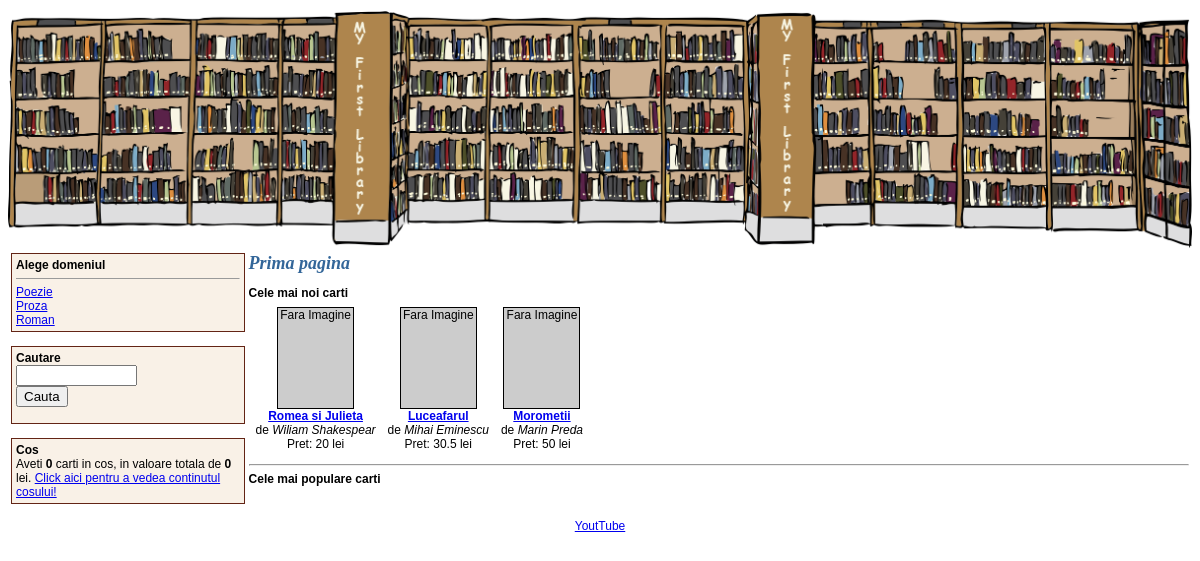
The page / on the database its author committed.
### tables this page shows
CREATE TABLE domenii (
  `id_domeniu`   INT  NOT NULL AUTO_INCREMENT PRIMARY KEY UNIQUE,
  `nume_domeniu` TEXT NOT NULL
);

CREATE TABLE carti (
  `id_carte`   INT    NOT NULL AUTO_INCREMENT PRIMARY KEY UNIQUE,
  `id_autor`   INT    NOT NULL,
  `id_domeniu` INT    NOT NULL,
  `titlu`      TEXT   NOT NULL,
  `descriere`  TEXT   NOT NULL,
  `data`       DATE   NOT NULL,
  `pret`       DOUBLE NOT NULL
);

CREATE TABLE autori (
  `id_autor`   INT  NOT NULL AUTO_INCREMENT PRIMARY KEY UNIQUE,
  `nume_autor` TEXT NOT NULL
);

### index.php (the view, shortened to what this page needs)
<?php
    include("connect_db.php");
    include("page_top.php");
    include("menu.php");
?>
<td valign="top">
    <h1>Prima pagina</h1>
    <b>Cele mai noi carti</b>
    <table cellpadding="5">
        <tr>
            <?php
                $sql     = "SELECT carti.id_carte, autori.id_autor, data, titlu, nume_autor, pret FROM carti, autori WHERE carti.id_autor=autori.id_autor ORDER BY data DESC LIMIT 0,3";
                $resursa = mysqli_query($db, $sql);
                while ($row = mysqli_fetch_array($resursa))
                {
                    print '<td align="center">';
                    $adresaImagine = "coperte" . $row['id_carte'] . ".jpg";
                    if (file_exists($adresaImagine))
                    {
                        print '<img src="' . $adresaImagine . '" width="75" height="100"><br>';
                    }
                    else
                    {
                        print '<div style="width: 75px; height: 100px; border: 1px black solid; background-color: #cccccc">Fara Imagine</div>';
                    }
                    print '<b><a href="carte.php?id_carte=' . $row['id_carte'] . '">' . $row['titlu'] . '</a></b><br> de <i>' . $row['nume_autor'] . '</i><br>Pret: ' . $row['pret'] . ' lei</td>';
                }
            ?>
        </tr>
    </table>
    <hr>
    <b>Cele mai populare carti</b>
</td>
</tr>
</table>
<?php
    include("page_bottom.php");
?>

### page_top.php (shortened to what this page needs)
<html>
<head>
</head>
<body bgcolor="#ffffff">
<img src="logo.png" width="100%">
<table width="100%">
    <tr>

### menu.php (shortened to what this page needs)
<td valign="top" width="20%">
    <div style="width: 96%; background-color:#F9F1E7; padding:4px; border: solid #632415 1px">
        <b>Alege domeniul</b>
        <HR size="1">
        <?php
            $sql     = "SELECT nume_domeniu FROM domenii ORDER BY nume_domeniu ASC";
            $resursa = mysqli_query($db, $sql);
            while ($row = mysqli_fetch_array($resursa))
            {
                print '<a href="domain.php?nume_domeniu=' . $row['nume_domeniu'] . '">' . $row['nume_domeniu'] . '</a><br>';
            }
        ?>
    </div>
    <br>
    <div style="width:96%; background-color:#F9F1E7; padding:4px; border:solid #632415 1px">
        <form action="search.php" method="GET">
            <b>Cautare</b><br>
            <input type="text" name="cuvant" size="12" width="100%"><br>
            <input type="submit" value="Cauta" width="100%">
        </form>
    </div>
    <br>
    <div style="width: 96%; background-color: #F9F1E7; padding: 4px; border: solid #632415 1px">
        <b>Cos</b><br>
        <?php
            $nrCarti      = 0;
            $totalValoare = 0;
        ?>
        Aveti <b><?= $nrCarti ?></b> carti in cos, in valoare totala de <b><?= $totalValoare ?></b> lei.
        <a href="shopping_cart.php">Click aici pentru a vedea continutul cosului!</a>
    </div>
</td>

### page_bottom.php (shortened to what this page needs)
<p align="center"><a href="hhtp://www.youtube.com">YoutTube</a></p>
</body>
</html>

### page_top.php (style rules this page uses)
body, p, td { font-family: Verdana, Arial, sans-serif; font-size: 12px; }
h1 { font-family: Times New Roman, Times, serif; font-size: 18px; font-weight: bold; color: #336699; font-style: italic; }

### rows shown on the page
domenii: nume_domeniu "Poezie"
domenii: nume_domeniu "Proza"
domenii: nume_domeniu "Roman"
carti: shows "Fara Imagine", titlu "Romea si Julieta", id_autor.nume_autor "Wiliam Shakespear", pret "20"
carti: shows "Fara Imagine", titlu "Luceafarul", id_autor.nume_autor "Mihai Eminescu", pret "30.5"
carti: shows "Fara Imagine", titlu "Morometii", id_autor.nume_autor "Marin Preda", pret "50"

### other values the page prints
$nrCarti "0"
$totalValoare "0"
